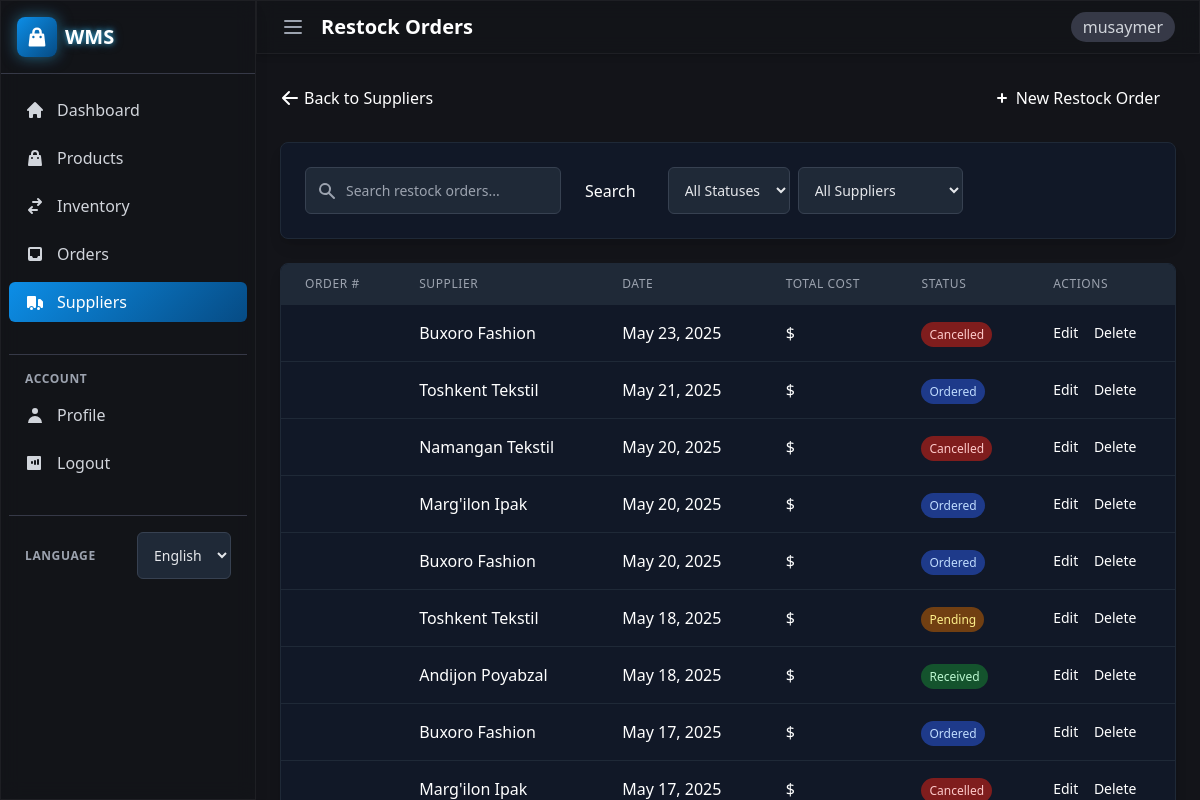
The page /suppliers/restocks/ (signed in) on the database its author committed.
### suppliers/models.py (models this page shows, shortened)
class Restock(models.Model):
    STATUS_CHOICES = [
        ('PENDING', _('Pending')),
        ('ORDERED', _('Ordered')),
        ('RECEIVED', _('Received')),
        ('CANCELLED', _('Cancelled')),
    ]
    supplier = models.ForeignKey(Supplier, on_delete=models.CASCADE, related_name="restocks",
                                 verbose_name=_("Supplier"))
    product = models.ForeignKey(Product, on_delete=models.CASCADE, related_name="restocks", verbose_name=_("Product"))
    quantity = models.PositiveIntegerField(_("Quantity"))
    status = models.CharField(_("Status"), max_length=20, choices=STATUS_CHOICES, default='PENDING')
    expected_date = models.DateField(_("Expected Date"), blank=True, null=True)
    notes = models.TextField(_("Notes"), blank=True, null=True)
    created_at = models.DateTimeField(_("Created At"), auto_now_add=True)
    updated_at = models.DateTimeField(_("Updated At"), auto_now=True)
    class Meta:
        verbose_name = _("Restock")
        verbose_name_plural = _("Restocks")
        ordering = ['-created_at']

class Supplier(models.Model):
    name = models.CharField(_("Supplier Name"), max_length=200)
    contact_person = models.CharField(_("Contact Person"), max_length=200)
    email = models.EmailField(_("Email"), blank=True, null=True)
    phone = models.CharField(_("Phone"), max_length=20)
    address = models.TextField(_("Address"))
    products = models.ManyToManyField(Product, related_name="suppliers", blank=True, verbose_name=_("Products"))
    created_at = models.DateTimeField(_("Created At"), auto_now_add=True)
    updated_at = models.DateTimeField(_("Updated At"), auto_now=True)
    class Meta:
        verbose_name = _("Supplier")
        verbose_name_plural = _("Suppliers")

### suppliers/views.py (the view)
# urls.py: path('restocks/', views.restock_list, name='restock_list'),
@login_required
def restock_list(request):
    restocks = Restock.objects.all().order_by('-created_at')
    status = request.GET.get('status')
    if status:
        restocks = restocks.filter(status=status)
    supplier_id = request.GET.get('supplier')
    if supplier_id:
        restocks = restocks.filter(supplier_id=supplier_id)
    paginator = Paginator(restocks, 10)  # Show 10 restocks per page
    page_number = request.GET.get('page')
    page_obj = paginator.get_page(page_number)
    suppliers = Supplier.objects.all()
    context = {
        'page_obj': page_obj,
        'suppliers': suppliers,
        'status': status,
        'supplier_id': supplier_id,
        'status_choices': Restock.STATUS_CHOICES,
    }
    return render(request, 'suppliers/restock_list.html', context)

### templates/suppliers/restock_list.html (shortened to what this page needs)
{% extends 'base.html' %}
{% load i18n %}
{% block header_title %}{% trans "Restock Orders" %}{% endblock %}
{% block content %}
<div class="mb-6 flex items-center justify-between">
    <a href="{% url 'supplier_list' %}" class="text-primary-400 hover:text-primary-300 flex items-center">
        <svg xmlns="http://www.w3.org/2000/svg" class="h-5 w-5 mr-1" viewBox="0 0 20 20" fill="currentColor">
            <path fill-rule="evenodd" d="M9.707 16.707a1 1 0 01-1.414 0l-6-6a1 1 0 010-1.414l6-6a1 1 0 011.414 1.414L5.414 9H17a1 1 0 110 2H5.414l4.293 4.293a1 1 0 010 1.414z" clip-rule="evenodd" />
        </svg>
        {% trans "Back to Suppliers" %}
    </a>
    <a href="{% url 'restock_create' %}" class="px-4 py-2 bg-primary-500 text-white rounded-md hover:bg-primary-600 focus:outline-none focus:ring-2 focus:ring-primary-500 focus:ring-offset-2 focus:ring-offset-gray-900 transition-colors flex items-center">
        <svg xmlns="http://www.w3.org/2000/svg" class="h-5 w-5 mr-1" viewBox="0 0 20 20" fill="currentColor">
            <path fill-rule="evenodd" d="M10 5a1 1 0 011 1v3h3a1 1 0 110 2h-3v3a1 1 0 11-2 0v-3H6a1 1 0 110-2h3V6a1 1 0 011-1z" clip-rule="evenodd" />
        </svg>
        {% trans "New Restock Order" %}
    </a>
</div>
<div class="bg-gray-900 rounded-lg shadow-lg p-6 border border-gray-800 mb-6 animate-fade-in">
    <div class="flex flex-col md:flex-row md:items-center md:justify-between space-y-4 md:space-y-0">
        <div class="flex flex-col sm:flex-row space-y-4 sm:space-y-0 sm:space-x-4">
            <form method="get" class="flex">
                <div class="relative flex-grow">
                    <div class="absolute inset-y-0 left-0 pl-3 flex items-center pointer-events-none">
                    </div>
                    <input type="text" name="search" value="{{ search_query|default:'' }}" placeholder="{% trans 'Search restock orders...' %}" class="pl-10 pr-4 py-2 w-full bg-gray-800 border border-gray-700 rounded-md text-white focus:outline-none focus:ring-2 focus:ring-primary-500 focus:border-transparent">
                </div>
                <button type="submit" class="ml-2 px-4 py-2 bg-primary-500 text-white rounded-md hover:bg-primary-600 focus:outline-none focus:ring-2 focus:ring-primary-500 focus:ring-offset-2 focus:ring-offset-gray-900 transition-colors">
                    {% trans "Search" %}
                </button>
            </form>
            <div class="flex space-x-2">
                <select name="status" id="status-filter" class="bg-gray-800 border border-gray-700 rounded-md text-white px-4 py-2 focus:outline-none focus:ring-2 focus:ring-primary-500 focus:border-transparent">
                    <option value="">{% trans "All Statuses" %}</option>
                </select>
                <select name="supplier" id="supplier-filter" class="bg-gray-800 border border-gray-700 rounded-md text-white px-4 py-2 focus:outline-none focus:ring-2 focus:ring-primary-500 focus:border-transparent">
                    <option value="">{% trans "All Suppliers" %}</option>
                </select>
            </div>
        </div>
    </div>
</div>
<div class="bg-gray-900 rounded-lg shadow-lg border border-gray-800 overflow-hidden animate-fade-in">
    <div class="overflow-x-auto">
        <table class="min-w-full divide-y divide-gray-800">
            <thead class="bg-gray-800">
                <tr>
                    <th scope="col" class="px-6 py-3 text-left text-xs font-medium text-gray-400 uppercase tracking-wider">
                        {% trans "Order #" %}
                    </th>
                    <th scope="col" class="px-6 py-3 text-left text-xs font-medium text-gray-400 uppercase tracking-wider">
                        {% trans "Supplier" %}
                    </th>
                    <th scope="col" class="px-6 py-3 text-left text-xs font-medium text-gray-400 uppercase tracking-wider">
                        {% trans "Date" %}
                    </th>
                    <th scope="col" class="px-6 py-3 text-left text-xs font-medium text-gray-400 uppercase tracking-wider">
                        {% trans "Total Cost" %}
                    </th>
                    <th scope="col" class="px-6 py-3 text-left text-xs font-medium text-gray-400 uppercase tracking-wider">
                        {% trans "Status" %}
                    </th>
                    <th scope="col" class="px-6 py-3 text-left text-xs font-medium text-gray-400 uppercase tracking-wider">
                        {% trans "Actions" %}
                    </th>
                </tr>
            </thead>
            <tbody class="bg-gray-900 divide-y divide-gray-800">
                {% for restock in page_obj %}
                <tr class="hover:bg-gray-800 transition-colors">
                    <td class="px-6 py-4 whitespace-nowrap">
                    </td>
                    <td class="px-6 py-4 whitespace-nowrap">
                        <div class="font-medium">{{ restock.supplier.name }}</div>
                    </td>
                    <td class="px-6 py-4 whitespace-nowrap">
                        {{ restock.created_at|date:"M d, Y" }}
                    </td>
                    <td class="px-6 py-4 whitespace-nowrap">
                        ${{ restock.total_cost|floatformat:2 }}
                    </td>
                    <td class="px-6 py-4 whitespace-nowrap">
                        <span class="px-2 py-1 text-xs rounded-full
                            {% if restock.status == 'PENDING' %}bg-yellow-900 text-yellow-200
                            {% elif restock.status == 'ORDERED' %}bg-blue-900 text-blue-200
                            {% elif restock.status == 'RECEIVED' %}bg-green-900 text-green-200
                            {% else %}bg-red-900 text-red-200{% endif %}">
                            {{ restock.get_status_display }}
                        </span>
                    </td>
                    <td class="px-6 py-4 whitespace-nowrap text-sm">
                        <a href="{% url 'restock_update' restock.id %}" class="text-primary-400 hover:text-primary-300 mr-3">{% trans "Edit" %}</a>
                        <a href="{% url 'restock_delete' restock.id %}" class="text-primary-400 hover:text-primary-300">{% trans "Delete" %}</a>
                    </td>
                </tr>
                {% endfor %}
            </tbody>
        </table>
    </div>
</div>
{% endblock %}

### templates/base.html (shortened to what this page needs)
{% load static %}
{% load i18n %}
<!DOCTYPE html>
<html lang="{{ LANGUAGE_CODE }}">
<head>
    <script src="https://cdn.tailwindcss.com"></script>
</head>
<body class="bg-dark-950 text-white min-h-screen flex flex-col">
    {% if user.is_authenticated %}
    <div class="flex h-screen overflow-hidden">
        <aside id="sidebar" class="glass w-64 fixed h-full transition-all duration-300 ease-in-out z-20 shadow-lg">
            <div class="flex items-center justify-between p-4 border-b border-dark-800">
                <div class="flex items-center space-x-2">
                    <div class="bg-gradient-brand p-2 rounded-lg shadow-glow">
                    </div>
                    <h1 class="text-xl font-bold neon-text">WMS</h1>
                </div>
            </div>
            <nav class="mt-4 px-2">
                <ul class="space-y-2">
                    <li>
                        <a href="{% url 'dashboard' %}" class="flex items-center px-4 py-2 text-gray-300 hover:bg-dark-800 hover:text-white rounded-md transition-colors group ">
                            <span>{% trans "Dashboard" %}</span>
                        </a>
                    </li>
                    <li>
                        <a href="{% url 'product_list' %}" class="flex items-center px-4 py-2 text-gray-300 hover:bg-dark-800 hover:text-white rounded-md transition-colors group ">
                            <span>{% trans "Products" %}</span>
                        </a>
                    </li>
                    <li>
                        <a href="{% url 'stock_movement_list' %}" class="flex items-center px-4 py-2 text-gray-300 hover:bg-dark-800 hover:text-white rounded-md transition-colors group ">
                            <span>{% trans "Inventory" %}</span>
                        </a>
                    </li>
                    <li>
                        <a href="{% url 'order_list' %}" class="flex items-center px-4 py-2 text-gray-300 hover:bg-dark-800 hover:text-white rounded-md transition-colors group ">
                            <svg xmlns="http://www.w3.org/2000/svg" class="h-5 w-5 mr-3 group-hover:text-brand-400" viewBox="0 0 20 20" fill="currentColor">
                                <path fill-rule="evenodd" d="M5 3a2 2 0 00-2 2v10a2 2 0 002 2h10a2 2 0 002-2V5a2 2 0 00-2-2H5zm0 2h10v7h-2l-1 2H8l-1-2H5V5z" clip-rule="evenodd" />
                            </svg>
                            <span>{% trans "Orders" %}</span>
                        </a>
                    </li>
                    <li>
                        <a href="{% url 'supplier_list' %}" class="flex items-center px-4 py-2 text-gray-300 hover:bg-dark-800 hover:text-white rounded-md transition-colors group {% if '/suppliers/' in request.path %}bg-gradient-brand text-white{% endif %}">
                            <span>{% trans "Suppliers" %}</span>
                        </a>
                    </li>
                </ul>
                <div class="mt-8 pt-4 border-t border-dark-800">
                    <h3 class="px-4 text-xs font-semibold text-gray-400 uppercase tracking-wider">
                        {% trans "Account" %}
                    </h3>
                    <ul class="mt-2 space-y-2">
                        <li>
                            <a href="{% url 'profile' %}" class="flex items-center px-4 py-2 text-gray-300 hover:bg-dark-800 hover:text-white rounded-md transition-colors group ">
                                <svg xmlns="http://www.w3.org/2000/svg" class="h-5 w-5 mr-3 group-hover:text-brand-400" viewBox="0 0 20 20" fill="currentColor">
                                    <path fill-rule="evenodd" d="M10 9a3 3 0 100-6 3 3 0 000 6zm-7 9a7 7 0 1114 0H3z" clip-rule="evenodd" />
                                </svg>
                                <span>{% trans "Profile" %}</span>
                            </a>
                        </li>
                        <li>
                            <a href="{% url 'logout' %}" class="flex items-center px-4 py-2 text-gray-300 hover:bg-dark-800 hover:text-white rounded-md transition-colors group">
                                <span>{% trans "Logout" %}</span>
                            </a>
                        </li>
                    </ul>
                </div>
                <div class="mt-8 pt-4 border-t border-dark-800">
                    <div class="px-4 flex items-center justify-between">
                        <h3 class="text-xs font-semibold text-gray-400 uppercase tracking-wider">
                            {% trans "Language" %}
                        </h3>
                        <form action="{% url 'set_language' %}" method="post" class="inline">
                            <select name="language" onchange="this.form.submit()" class="bg-dark-800 text-white text-sm rounded-md border-0 focus:ring-2 focus:ring-brand-500">
                                {% get_current_language as CURRENT_LANGUAGE %}
                                {% get_available_languages as LANGUAGES %}
                                {% for lang_code, lang_name in LANGUAGES %}
                                    <option value="{{ lang_code }}" {% if lang_code == CURRENT_LANGUAGE %}selected{% endif %}>
                                        {{ lang_name }}
                                    </option>
                                {% endfor %}
                            </select>
                        </form>
                    </div>
                </div>
            </nav>
        </aside>
        <div class="flex-1 ml-64 transition-all duration-300 ease-in-out main-content">
            <header class="glass shadow-md sticky top-0 z-10">
                <div class="flex items-center justify-between px-6 py-3">
                    <div class="flex items-center">
                        <button id="sidebar-toggle" class="text-gray-400 hover:text-white mr-4">
                            <svg xmlns="http://www.w3.org/2000/svg" class="h-6 w-6" fill="none" viewBox="0 0 24 24" stroke="currentColor">
                                <path stroke-linecap="round" stroke-linejoin="round" stroke-width="2" d="M4 6h16M4 12h16M4 18h16" />
                            </svg>
                        </button>
                        <h2 class="text-xl font-semibold">{% block header_title %}{% trans "Dashboard" %}{% endblock %}</h2>
                    </div>
                    <div class="flex items-center space-x-4">
                        <div class="relative">
                            <span class="text-gray-300 bg-dark-800 px-3 py-1 rounded-full">{{ user.username }}</span>
                        </div>
                    </div>
                </div>
            </header>
            <main class="p-6 page-content">
                {% block content %}{% endblock %}
            </main>
        </div>
    </div>
    {% endif %}
</body>
</html>

### templates/base.html (style rules this page uses)
.bg-gradient-brand { background: linear-gradient(135deg, #0c8ee7 0%, #064b84 100%); }
.glass { background: rgba(19, 20, 25, 0.7); backdrop-filter: blur(10px); -webkit-backdrop-filter: blur(10px); border: 1px solid rgba(255, 255, 255, 0.05); }
.neon-text { text-shadow: 0 0 5px rgba(56, 189, 248, 0.7), 0 0 10px rgba(56, 189, 248, 0.5); }
input, select, textarea { background-color: #1f2937 !important; border: 1px solid #374151 !important; border-radius: 0.375rem !important; padding: 0.75rem !important; color: #e5e7eb !important; transition: all 0.2s ease !important; font-size: 0.875rem !important; }
.relative input { padding-left: 2.5rem !important; }

### rows shown on the page
Restock: supplier.name "Buxoro Fashion", created_at "May 23, 2025", status "Cancelled"
Restock: supplier.name "Toshkent Tekstil", created_at "May 21, 2025", status "Ordered"
Restock: supplier.name "Namangan Tekstil", created_at "May 20, 2025", status "Cancelled"
Restock: supplier.name "Marg'ilon Ipak", created_at "May 20, 2025", status "Ordered"
Restock: supplier.name "Buxoro Fashion", created_at "May 20, 2025", status "Ordered"
Restock: supplier.name "Toshkent Tekstil", created_at "May 18, 2025", status "Pending"
Restock: supplier.name "Andijon Poyabzal", created_at "May 18, 2025", status "Received"
Restock: supplier.name "Buxoro Fashion", created_at "May 17, 2025", status "Ordered"
Restock: supplier.name "Marg'ilon Ipak", created_at "May 17, 2025", status "Cancelled"

### other values the page prints
{{ user.username }} "musaymer"
form field language "English"
